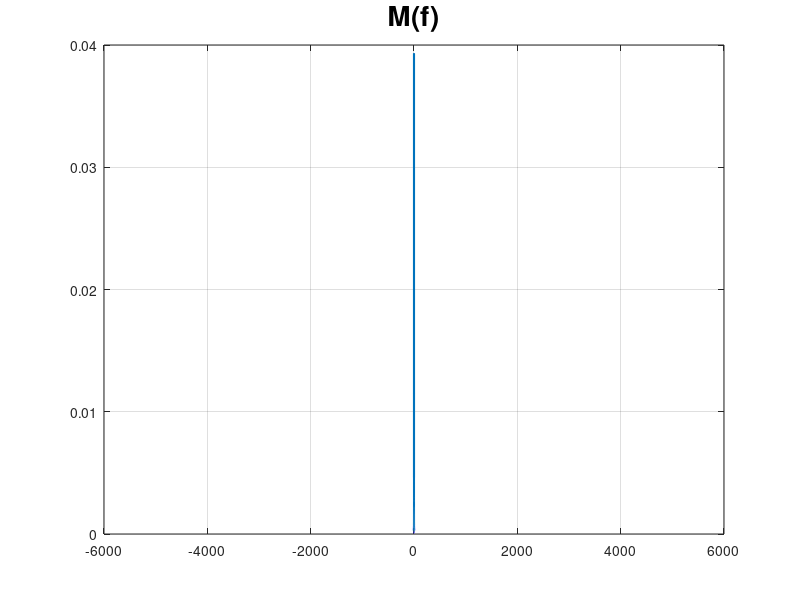
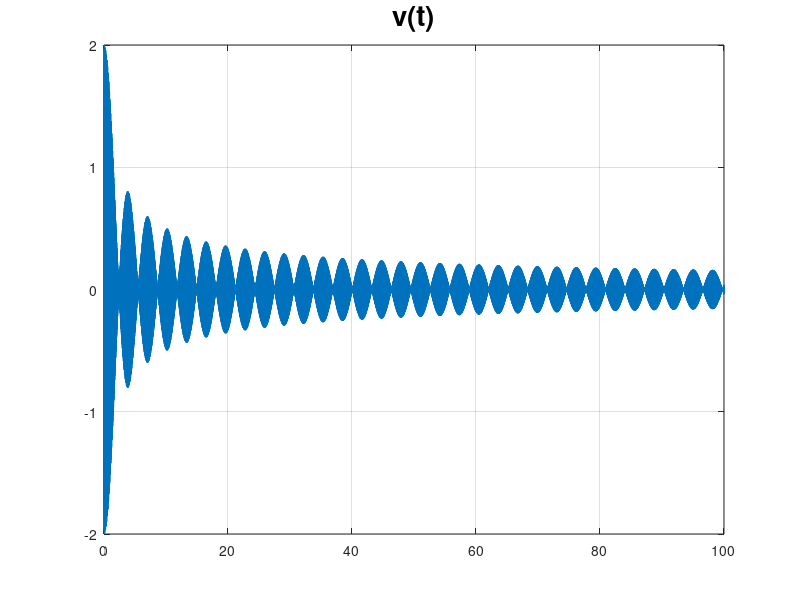
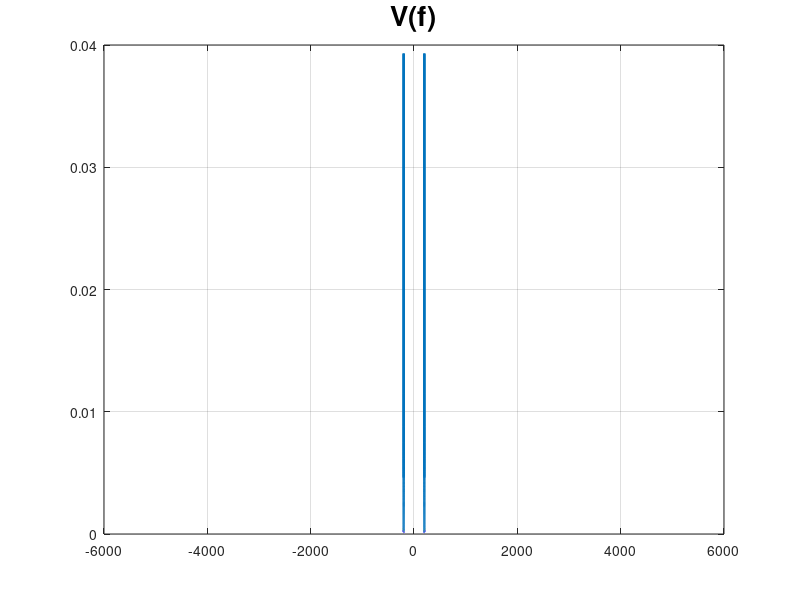
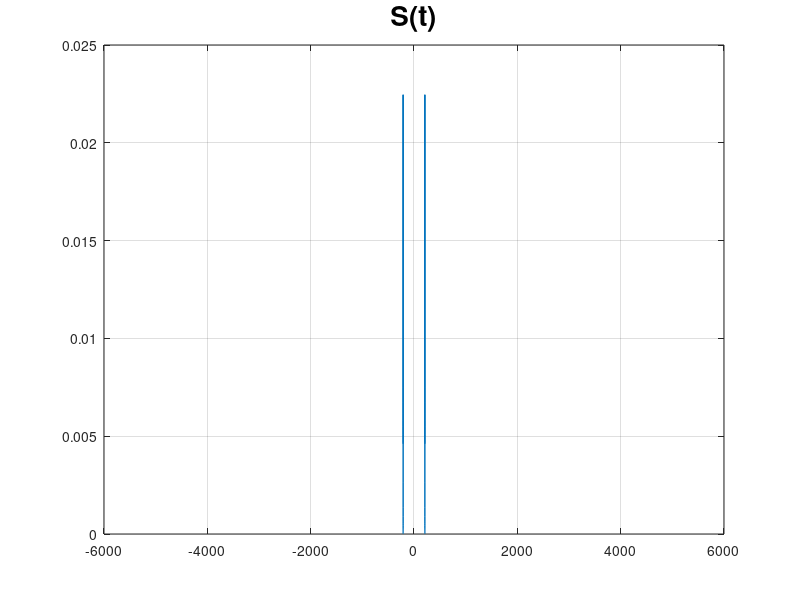

Write the MATLAB code that produced these figures, in order.
% Question 4
clear; close all;

fc = 200;
dt = 1e-4;
t  = 0 : dt : (100-dt);
N  = length(t);

m  = besselj(0,t) .* cos(2*pi*10*t);
%plot(t, m); grid on;
%title('m(t)', 'fontsize', 20);

% a) plot spectrum of m(t)
fs = 1/dt;
df = 1/(N*dt);
if rem(length(t),2) == 0 % even
  f = (-0.5*fs) : df : (0.5*fs-df);
else % odd
  f = (-0.5*fs+0.5*df) : df : (0.5*fs-0.5*df);
end
M  = fftshift(fft(m))/N;
plot(f,abs(M)); grid on;
title('M(f)', 'fontsize', 20);

% b) determine BW (99% of signal power)

E = sum(abs(M.^2))/df;
index = find(f == 0);
j = 0;
W = 0;
while(sum(abs(M(index-j : index+j).^2))/df < 0.99*E)
  W = W + df;
  j = j + 1;
end
BW = 2*W;
fprintf('Bandwidth = %dHz\n', BW);

% c) find appropriate filter to transmit only USB
c  = 2*cos(2*pi*fc*t); %multiplied by 2 to get the same result
vo = m.*c;
figure(2);
plot(t, vo); grid on;
title('v(t)', 'fontsize', 20);  

Vo = fftshift(fft(vo))/N;
figure(3);
plot(f, abs(Vo)); grid on;
title('V(f)', 'fontsize', 20);
% here we chose BPF from 200 to 220
H_BPF = abs(f) >= 200;
H_BPF(abs(f) >= 220) = 0;

% d) plot the spectrum of the modulated signal

S = Vo.*H_BPF;
figure(4);
plot(f, S); grid on;
title('S(t)', 'fontsize', 20);

% using a coherent detector
% e) plot the spectrum of the signal after the product modulator

s_received = ifft(ifftshift(S*N));
vn = s_received.*c;         % signal after product modulator
Vn = fftshift(fft(vn))/N;
figure(5);
plot(f, abs(Vn)); grid on;
title('after product modulator', 'fontsize', 20);

% f) choose cutoff frequency, plot signal after LPF, and original signal on same plot.
% we choose cutoff freq to be 20 hz

H_LPF = abs(f) < 20;
M_received = Vn.*H_LPF;
m_received = ifft(ifftshift(M_received*N));
figure(6);
plot(t, m_received); grid on;
hold on;
plot(t, m, '--r');
hold off;
title('received message vs original message', 'fontsize', 20);
legend('received', 'original');
